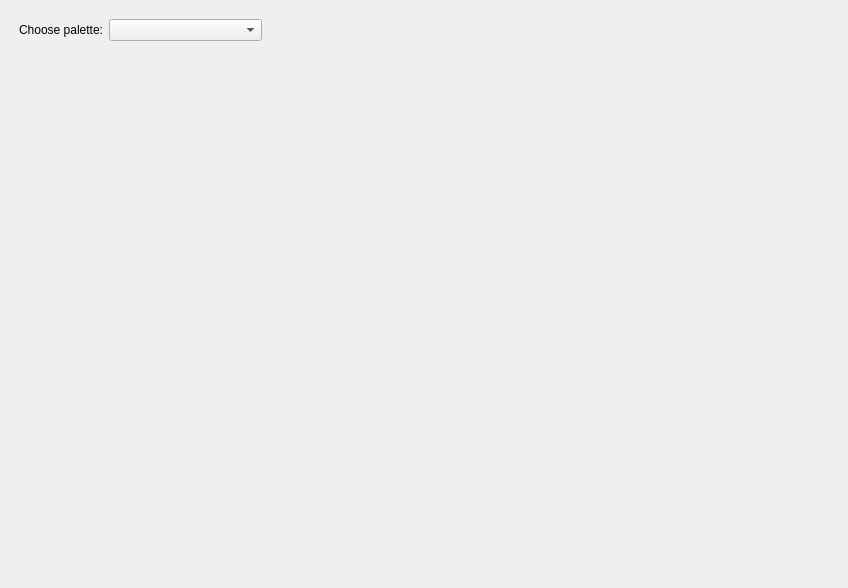
<?xml version="1.0" encoding="UTF-8"?>
<ui version="4.0">
 <class>ColorWidget</class>
 <widget class="QWidget" name="ColorWidget">
  <property name="geometry">
   <rect>
    <x>0</x>
    <y>0</y>
    <width>848</width>
    <height>588</height>
   </rect>
  </property>
  <property name="windowTitle">
   <string>ColorWidget</string>
  </property>
  <widget class="QWidget" name="verticalLayoutWidget">
   <property name="geometry">
    <rect>
     <x>10</x>
     <y>10</y>
     <width>261</width>
     <height>191</height>
    </rect>
   </property>
   <layout class="QVBoxLayout" name="verticalLayout">
    <property name="leftMargin">
     <number>9</number>
    </property>
    <property name="topMargin">
     <number>9</number>
    </property>
    <property name="rightMargin">
     <number>9</number>
    </property>
    <property name="bottomMargin">
     <number>9</number>
    </property>
    <item>
     <layout class="QFormLayout" name="formLayout">
      <property name="fieldGrowthPolicy">
       <enum>QFormLayout::AllNonFixedFieldsGrow</enum>
      </property>
      <item row="0" column="0">
       <widget class="QLabel" name="paletteLabel">
        <property name="text">
         <string>Choose palette:</string>
        </property>
       </widget>
      </item>
      <item row="0" column="1">
       <widget class="QComboBox" name="paletteCombo"/>
      </item>
     </layout>
    </item>
    <item>
     <widget class="QStackedWidget" name="paletteStack"/>
    </item>
   </layout>
  </widget>
  <widget class="GradientWidget" name="test_01" native="true">
   <property name="geometry">
    <rect>
     <x>280</x>
     <y>10</y>
     <width>261</width>
     <height>21</height>
    </rect>
   </property>
  </widget>
  <widget class="GradientSlider" name="test_02" native="true">
   <property name="geometry">
    <rect>
     <x>90</x>
     <y>250</y>
     <width>21</width>
     <height>241</height>
    </rect>
   </property>
  </widget>
  <widget class="QLabel" name="ctop">
   <property name="geometry">
    <rect>
     <x>190</x>
     <y>210</y>
     <width>30</width>
     <height>30</height>
    </rect>
   </property>
   <property name="text">
    <string/>
   </property>
  </widget>
  <widget class="QLabel" name="cmid">
   <property name="geometry">
    <rect>
     <x>190</x>
     <y>320</y>
     <width>30</width>
     <height>30</height>
    </rect>
   </property>
   <property name="text">
    <string/>
   </property>
  </widget>
  <widget class="QLabel" name="cbottom">
   <property name="geometry">
    <rect>
     <x>180</x>
     <y>460</y>
     <width>30</width>
     <height>30</height>
    </rect>
   </property>
   <property name="text">
    <string/>
   </property>
  </widget>
 </widget>
 <layoutdefault spacing="6" margin="11"/>
 <customwidgets>
  <customwidget>
   <class>GradientWidget</class>
   <extends>QWidget</extends>
   <header>GradientWidget.h</header>
   <container>1</container>
  </customwidget>
  <customwidget>
   <class>GradientSlider</class>
   <extends>QWidget</extends>
   <header>GradientSlider.h</header>
   <container>1</container>
  </customwidget>
 </customwidgets>
 <resources/>
 <connections/>
</ui>
